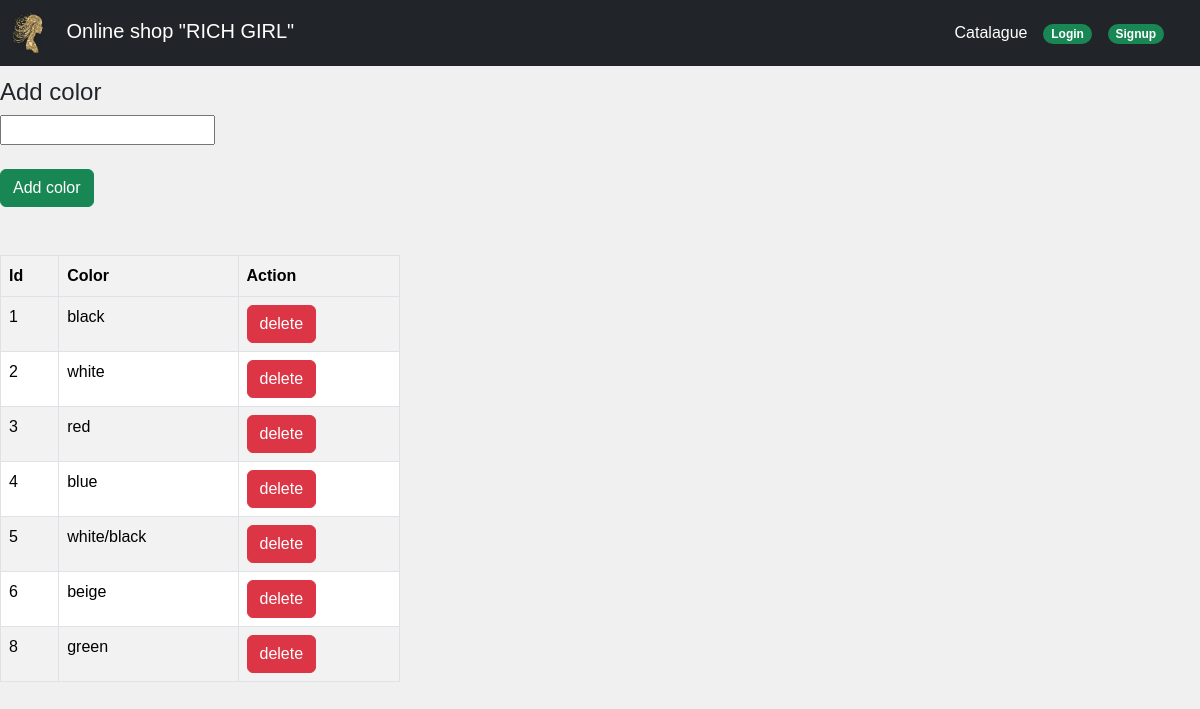
/addcolor/, run on the app's committed database.
### app/models.py (models this page shows, shortened)
class Color(models.Model):
    color = models.CharField(max_length=50)

### app/views.py (the view)
# urls.py: path('addcolor/', AddColor.as_view(), name='addcolor'),
class AddColor(CreateView):
    model = Color
    form_class = AddColorForm
    template_name = 'addcolor.html'
    success_url = reverse_lazy('addcolor')
    def get_context_data(self, **kwargs):
        context = super().get_context_data(**kwargs)
        context['colors'] = Color.objects.all()
        return context

### app/forms.py
class AddColorForm(forms.ModelForm):
    class Meta:
        model = Color
        fields = ('__all__')

### templates/addcolor.html (shortened to what this page needs)
{% extends "base.html" %}
{% block content %}
    <h4> Add color </h4>
    <form method="post" class="form">
        <div class="form-group">
            {{ form.color }}
        </div> <br>
        <button type="submit" class="btn btn-success">Add color</button>
    </form>
    <div> <br> <br>
        <table class="table table-bordered table-striped" style="max-width: 400px;">
            <tr>
                <th> Id </th>
                <th> Color </th>
                <th> Action </th>
            <tr>
            {% for each in colors %}
                <tr>
                    <td> {{ each.id }} </td>
                    <td> {{ each.color }} </td>
                    <td> <a href="{% url 'delete_color' each.pk %}" class="btn btn-danger"> delete </a> </td>
                </tr>
            {% endfor %}
        </table>
    </div>
{% endblock %}

### static/css/style9.css (style rules this page uses)
body { font-family: Arial, sans-serif; background-color: #f0f0f0; margin: 0; padding: 0; }
a { text-decoration: none; color: black; }

### static/css/carousel.css (style rules this page uses)
body { padding-top: 3rem; padding-bottom: 3rem; color: rgb(var(--bs-tertiary-color-rgb)); }

### templates/base.html (style rules this page uses)
* { box-sizing: border-box; }

### data on the page
Color: id "1", color "black"
Color: id "2", color "white"
Color: id "3", color "red"
Color: id "4", color "blue"
Color: id "5", color "white/black"
Color: id "6", color "beige"
Color: id "8", color "green"
